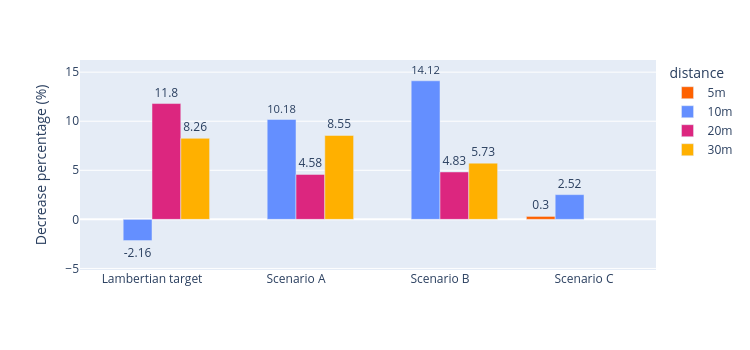

This figure's notebook cell:
### Code cell
# All
create_bar_plot(
    car_intensity_df,
    x='scene_type',
    y='decrease_percentage',
    output_path=os.path.join(output_path, 'intensity', 'all'),
    show_negative=True
)

### Figure 1 — Plotly figure (JSON) as saved in the notebook; plotly's stock layout.template omitted (floating-point values rounded to 4 significant figures)
{"data": [{"alignmentgroup": "True", "hovertemplate": "distance=5m<br>scene_type=%{x}<br>Decrease percentage (%)=%{text}<extra></extra>", "legendgroup": "5m", "marker": {"color": "#FE6100", "pattern": {"shape": ""}}, "name": "5m", "offsetgroup": "5m", "orientation": "v", "showlegend": true, "text": [0.3], "textposition": "outside", "type": "bar", "x": ["Scenario C"], "xaxis": "x", "y": [0.3], "yaxis": "y"}, {"alignmentgroup": "True", "hovertemplate": "distance=10m<br>scene_type=%{x}<br>Decrease percentage (%)=%{text}<extra></extra>", "legendgroup": "10m", "marker": {"color": "#648FFF", "pattern": {"shape": ""}}, "name": "10m", "offsetgroup": "10m", "orientation": "v", "showlegend": true, "text": [-2.16, 10.18, 14.12, 2.52], "textposition": "outside", "type": "bar", "x": ["Lambertian target", "Scenario A", "Scenario B", "Scenario C"], "xaxis": "x", "y": [-2.16, 10.18, 14.12, 2.52], "yaxis": "y"}, {"alignmentgroup": "True", "hovertemplate": "distance=20m<br>scene_type=%{x}<br>Decrease percentage (%)=%{text}<extra></extra>", "legendgroup": "20m", "marker": {"color": "#DC267F", "pattern": {"shape": ""}}, "name": "20m", "offsetgroup": "20m", "orientation": "v", "showlegend": true, "text": [11.8, 4.58, 4.83], "textposition": "outside", "type": "bar", "x": ["Lambertian target", "Scenario A", "Scenario B"], "xaxis": "x", "y": [11.8, 4.58, 4.83], "yaxis": "y"}, {"alignmentgroup": "True", "hovertemplate": "distance=30m<br>scene_type=%{x}<br>Decrease percentage (%)=%{text}<extra></extra>", "legendgroup": "30m", "marker": {"color": "#FFB000", "pattern": {"shape": ""}}, "name": "30m", "offsetgroup": "30m", "orientation": "v", "showlegend": true, "text": [8.26, 8.55, 5.73], "textposition": "outside", "type": "bar", "x": ["Lambertian target", "Scenario A", "Scenario B"], "xaxis": "x", "y": [8.26, 8.55, 5.73], "yaxis": "y"}], "layout": {"barmode": "group", "height": 350, "legend": {"title": {"text": "distance"}, "tracegroupgap": 0}, "margin": {"t": 60}, "width": 750, "xaxis": {"anchor": "y", "categoryarray": ["Lambertian target", "Scenario A", "Scenario B", "Scenario C"], "categoryorder": "array", "domain": [0, 1], "title": {}}, "yaxis": {"anchor": "x", "domain": [0, 1], "range": [-5.16, 16.24], "title": {"text": "Decrease percentage (%)"}}}}
